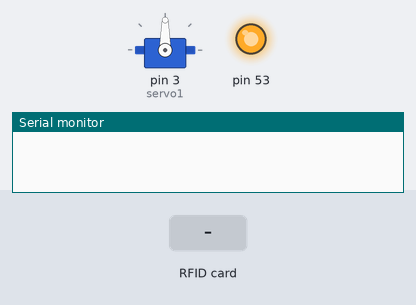
This sketch was run on a simulated Arduino Mega 2560, built with avr-gcc and run on an emulated ATmega2560. Shown: servo, output pins drawn as LEDs (lit = HIGH), the last lines printed to the serial monitor. Inputs (shaded band) come from the test bench.

Above: at 1.2 s.
1.3 s: RFID card 50 DA 2E 83 held to the reader
At 1.7 s:
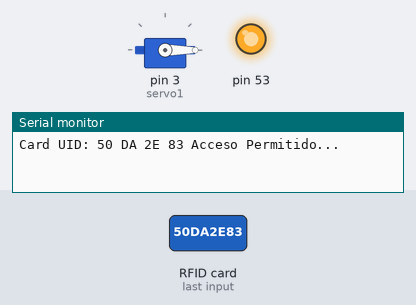
2.8 s: RFID card 83 B1 9C 13 held to the reader
At 6.1 s:
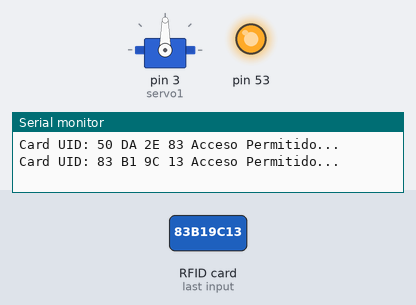
Timing chart, 0 to 7.6 s (numbered marks = the images above; inputs shaded):
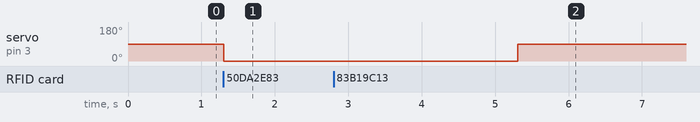

The sketch:

Port_n_RFID.ino
```cpp
#include <SPI.h>
#include <MFRC522.h>
#include <Servo.h>

#define RST_PIN         9           // configuramos el pin 9 para reset del mfrc522
#define SS_PIN          10         // configuramos el pin 10 (53 para el selector de chip para el caso del Arduino Mega)


MFRC522 mfrc522(SS_PIN, RST_PIN);   //
MFRC522::MIFARE_Key key;
Servo servo1;

// codigos de las tarjetas registradas al RFID para poder abrir el porton
byte tag1[4] = {0x50, 0xDA, 0x2E, 0x83};
byte tag2[4] = {0x83, 0xB1, 0x9C, 0x13};

byte tagActual[4];


void setup() {
  Serial.begin(9600); // velocidad del puerto serie
   while (!Serial);    // comprobar si ya ha iniciado
   SPI.begin();        // inicia la comunicacion SPI
   mfrc522.PCD_Init(); //inicia la comunicacion con el modulo RFID
   servo1.attach(3);      // asigna el pin para el Servo

}

void loop() {
   if ( ! mfrc522.PICC_IsNewCardPresent())  // comprobar si esta presente la tarjeta
        return;

    // Selecciona una tarjeta
    if ( ! mfrc522.PICC_ReadCardSerial())       // leer la tarjeta
        return;

 Serial.print(F("Card UID:"));
    dump_byte_array(mfrc522.uid.uidByte, mfrc522.uid.size);   // obtiene los valores leidos de la tarjeta

servo1.write(90);        // coloca el servo en la posicion cero


}

void dump_byte_array(byte *buffer, byte bufferSize) {      // realiza la lectura del codigo de la tarjeta y comprueba
    for (byte i = 0; i < bufferSize; i++) {         // extrae valores del codigo
      Serial.print(buffer[i] < 0x10 ? " 0" : " ");
      Serial.print(buffer[i], HEX);
      tagActual[i] = buffer[i];
    }
          if(compararArray(tagActual,tag1)){              // comprobamos el acceso para el primer usuario
          Serial.println(" Acceso Permitido...");
          servo1.write(0);
          delay(3000);
          }
         else if(compararArray(tagActual,tag2)){          // comprobamos el acceso para el segundo usuario
          Serial.println(" Acceso Permitido...");
          servo1.write(0);
          delay(1000);
          }
          else {
            Serial.println(" Desconocido" );            // si el codigo no esta registrado denegar acceso
           delay(1000);
            }
}


boolean compararArray(byte array1[], byte array2[]){    // comprobara codigo leido con el registrado previamente

  if(array1[0] != array2[0]) return(false);
  if(array1[1] != array2[1]) return(false);
  if(array1[2] != array2[2]) return(false);
  if(array1[3] != array2[3]) return(false);
  return(true);
}
```

Measured:
- after the input at 1.3 s, servo on pin 3 (servo1): 90° → 0° at once
- after the input at 2.8 s, servo on pin 3 (servo1): 0° → 90° after 2.5 s instead of 1.5 s
